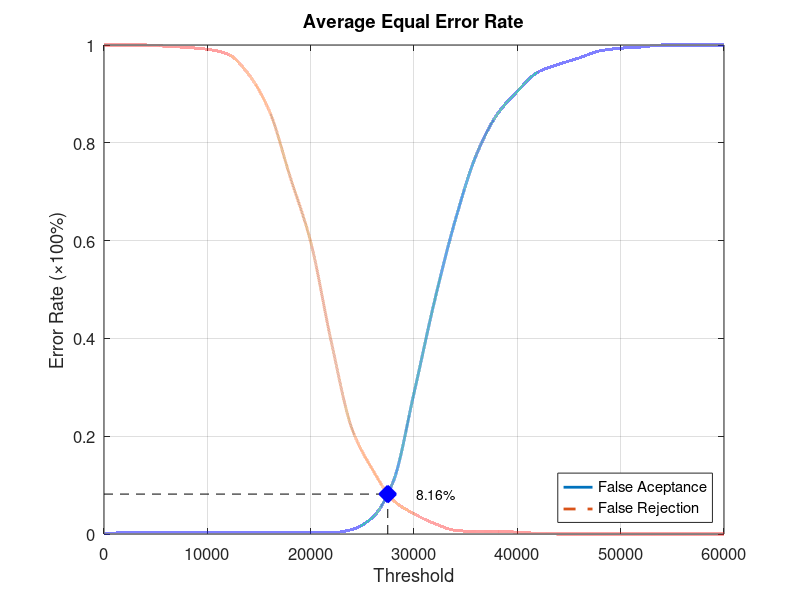
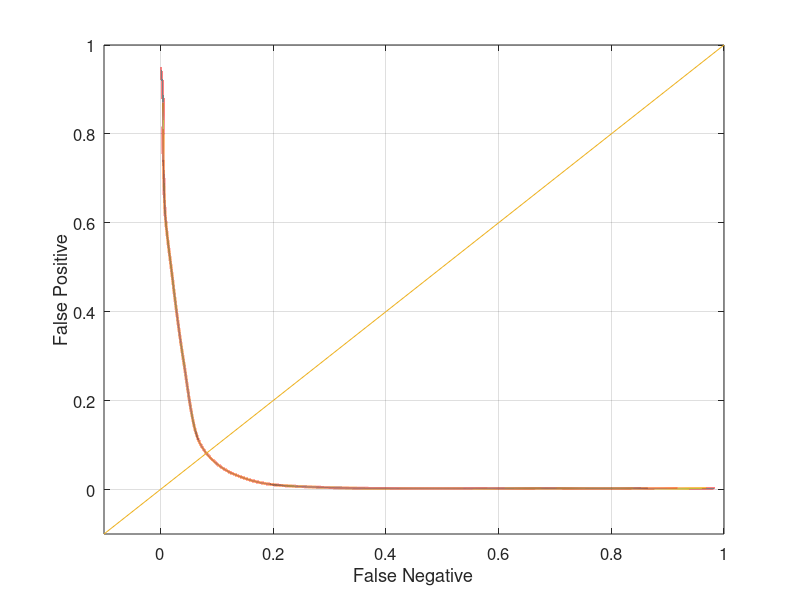

Source code (MATLAB) for these figures, in order:
function yEER = Experiment3Average
close all;
clear;
clc;
x = 0:2000:60000;
xq = 0:0.5:60000;

y0 = [0 0.00263158 0.00263158 0.00263158 0.00263158 0.00263158 0.00263158 0.00263158 0.00263158 0.00263158 0.00263158 0.00263158 0.00921053 0.0342105 0.107895 0.288158 0.477632 0.642105 0.773684 0.856579 0.905263 0.944737 0.960526 0.973684 0.988158 0.993421 0.996053 1 1 1 1];
yy0 = interp1(x, y0, xq, 'pchip');
y1 = [1 1 1 0.9975 0.995 0.99125 0.98125 0.94 0.865 0.73125 0.5975 0.3925 0.215 0.13125 0.06875 0.04125 0.02125 0.0075 0.005 0.005 0.00375 0.00125 0 0 0 0 0 0 0 0 0];
yy1 = interp1(x, y1, xq, 'pchip');

% Calculating EER: 
y2 = abs(y0 - y1);
find(y2 == min(y2))
yy2 = abs(yy0 - yy1);
xEER = find(yy2 == min(yy2));
xEERIndex = xq(xEER) % X-axis EER
yEER = yy0(xEER) % Y-axis EER

main = figure
plot(xq, yy0,'-','LineWidth', 2);	hold on
plot(xq, yy1,'--','LineWidth', 2);	hold on
plot([xEERIndex xEERIndex], [0 yEER], 'k--');	hold on
plot([0 xEERIndex], [yEER yEER], 'k--');	hold on
plot(xEERIndex, yEER, 'bx', 'LineWidth', 10);	hold on
text(xEERIndex + 10 * xEERIndex / 100, yEER, [num2str(round((10000 * yEER)) / 100) '%'])
legend('False Aceptance', 'False Rejection', 'Location', 'SouthEast')
xlabel('Threshold')
ylabel('Error Rate (\times100%)')
title('Average Equal Error Rate')
set(gca, 'FontSize', 12)
axis([0 60000 0 1])
grid on

print(main, 'Experiment3AverageMain', '-dpng');
FNRxFPR = figure('Color', [1 1 1]);
plot(yy1, yy0, '-', yy1, yy0, 'LineWidth', 2);
hold on
y = -0.1:0.1:1
plot(y, y); 
set(gca, 'FontSize', 12)
xlabel('False Negative')
ylabel('False Positive')
axis([-0.1 1 -0.1 1])
set(gca, 'FontSize', 12)
grid on

print(FNRxFPR, 'Experiment3AverageFNRxFPR','-dpng');
end
